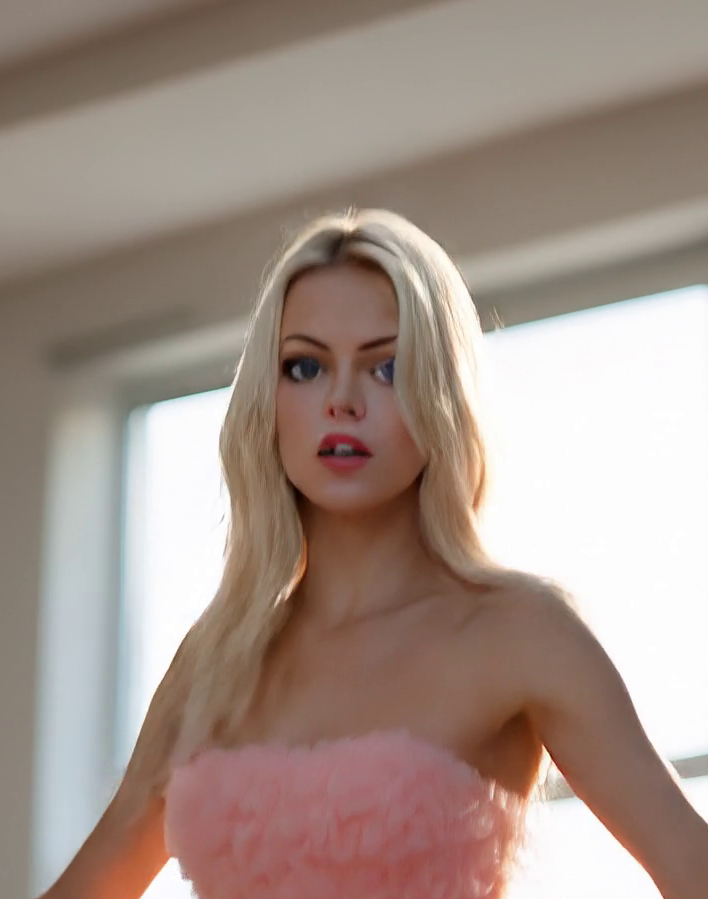
#> input picture ball_reel/fixtures/foreign_face.png, 708 x 899 px, given as the content of the folder fixtures/foreign_face.png, which was not available
$ python style.py --driving fixtures/foreign_face.png
#> lines starting #> are read from the running program, lines starting #| are printed output that depends on the picture; pictures that were not available may be replaced by others from this repository, and a replacement may not be noted
"""Подражание драйвингу: снять стиль с настоящего видео и надеть на выход.

ЗАЧЕМ ЭТОТ МОДУЛЬ. Личность приходит из фотографии, и вместе с личностью
приходит ВИД этой фотографии. Референс в наборе — рекламный кадр с ретушью, и
результат наследует именно его: высокий микроконтраст, вылизанная кожа,
насыщенный цвет. На глаз это читается как «похоже на фото, но стерильно», и
жалоба верна.

Промтом это не лечится по существу. Промт торгуется с личностью за одни и те же
токены: редакция, просившая `no makeup` и `blemishes`, дала нужный жанр и увела
лицо с 0.217 до 0.304 при баре 0.30 (замерено, три кадра, nanobanana-2). Стиль,
взятый ПОСЛЕ генерации, не стоит сходства вовсе: он не участвует в рисовании.

ЧИСЛА, НА КОТОРЫХ ЭТО СТОИТ. Три облака, снятые по пикселям, без моделей
(512x512, чтобы разрешение не решало за нас):

    ось            драйвинг (n=16)   генератор nb2 (n=4)   рефка (n=1)
    контраст       0.190 .. 0.201    0.295 .. 0.317        0.191
    детальность    0.98  .. 1.39     5.87  .. 8.65         4.61
    зерно          7.55  .. 8.63     20.9  .. 25.1         14.3

Облака НЕ ПЕРЕКРЫВАЮТСЯ ни по одной из трёх осей — между ними разрыв, а не
размытая граница, и потому здесь есть что мерить и чем судить. Направление
обратно интуиции: драйвинг не «лучше детализирован», он в семь раз МЯГЧЕ. То,
что читается как вылизанность, — это избыток микроконтраста, а не недостаток
деталей.

ГЛАВНОЕ ОГРАНИЧЕНИЕ, И ОНО ЗАМЕЧЕНО ГЛАЗОМ, А НЕ ЧИСЛОМ. Мягкость здесь
достигается гауссом, а гаусс — это РАСФОКУС. Он честно сводит детальность
(20.8 -> 1.18 при цели 1.153) и так же честно выглядит как несведённый фокус,
потому что видео отличается от вылизанной картинки не отсутствием резкости, а
НАЛИЧИЕМ ЗЕРНА. Это видно и в числах: зерно после подгонки 13.4 против 7.8 у
драйвинга — единственная ось, которая не сходится, и не сходится она потому,
что гаусс давит зерно вместе с деталью, а не вместо неё.

Правильный инструмент здесь — избирательный шумодав плюс добавленное зерно, то
есть разделение полос, а не одно сглаживание на всё. Пока этого нет, ступень
`--style` в прогоне ВЫКЛЮЧЕНА по умолчанию, и включать её ради вида не следует.
Модуль оставлен потому, что его ЗАМЕР (три облака, разрыв между ними) верен и
нужен независимо от того, чем потом чинить.

ЧЕГО ЭТОТ МОДУЛЬ НЕ ДЕЛАЕТ, и это надо сказать вслух. Он сводит СТАТИСТИКИ, а
не стиль. Направление света, характер оптики, композиция, цветовая схема сцены
остаются какими вышли. Кадр, снятый в другом зале при другом свете, после
подгонки будет иметь тот же контраст и ту же мягкость — и по-прежнему будет
другим кадром. Это честная граница метода, а не недоделка: за композицию
отвечает ControlNet, за свет — промт, здесь только фактура.

Воспроизвести числа:

    python3 -m ball_reel.style --driving demo/kit/driving --frame КАДР
"""

from __future__ import annotations

from pathlib import Path

#: Сторона, к которой приводится кадр перед замером. Детальность и зерно —
#: величины НА ПИКСЕЛЬ, и сравнивать 1024 с 736 без приведения значит сравнивать
#: разрешения, а не стили. Квадрат берётся намеренно: пропорции здесь не
#: измеряются, а растяжение одинаково искажает оба сравниваемых кадра.
MEASURE_SIDE = 512

#: Оси, по которым идёт подгонка. Порядок важен: яркость и контраст правятся
#: линейно и не трогают частоты, а мягкость правится сглаживанием и меняет обе
#: предыдущие — значит она последняя.
AXES = ("brightness", "contrast", "saturation", "detail", "noise")

#: Во сколько раз позволено промахнуться по оси, чтобы считать «совпало». Взято
#: НЕ с потолка: разрыв между облаками по детальности — 1.39 против 5.87, то
#: есть в 4.2 раза, по зерну 8.63 против 20.9, то есть в 2.4. Допуск 1.5
#: помещается внутрь обоих разрывов с запасом и потому различает облака, а не
#: сглаживает их. Порог, не лежащий в разрыве, был бы украшением.
TOLERANCE = 1.5


def measure(path) -> dict | None:
    """Кадр -> пять чисел стиля. None — файл не прочитался.

    Ни одна величина не берётся из запроса и ни одна не требует модели: это
    арифметика над пикселями, и потому она одинакова на любой машине.
    """
#> called with path = '_only/foreign_face.png'
    try:
        import numpy as np
        from PIL import Image

        with Image.open(path) as im:
#> im is the input picture: PIL image 708x899 RGB; mean R, G, B 164.3, 146.8, 137.5
            small = im.convert("RGB").resize(
                (MEASURE_SIDE, MEASURE_SIDE), Image.BICUBIC)
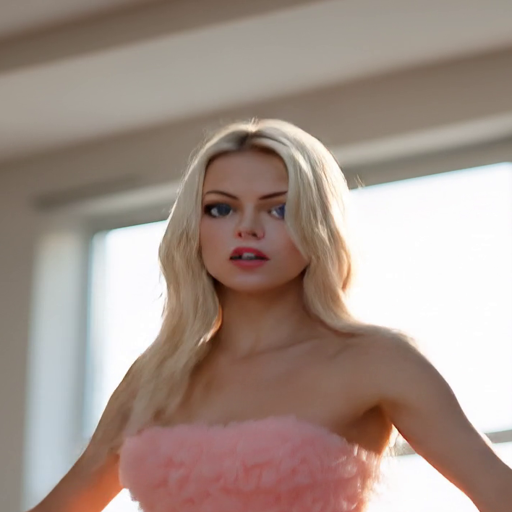
#> small: PIL image 512x512 RGB; mean R, G, B 164.3, 146.8, 137.5
            a = np.asarray(small, dtype="float64")
    except Exception:  # noqa: BLE001
        return None
    if a.size == 0:
        return None
    return _stats(a)


def _stats(a) -> dict:
    """Массив HxWx3 в 0..255 -> пять чисел. Отдельно, чтобы тестировать без диска."""
    import numpy as np

    r, g, b = a[..., 0], a[..., 1], a[..., 2]
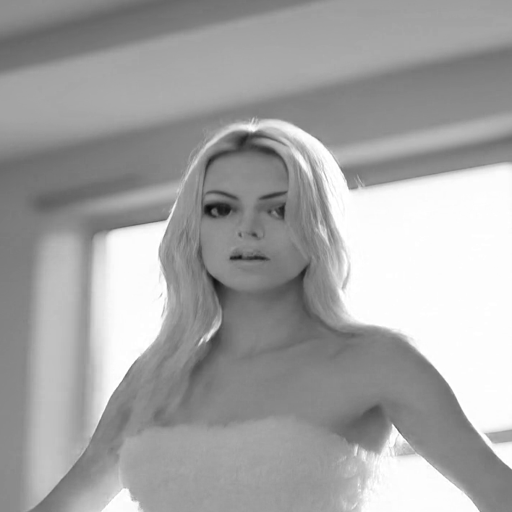
#> r: shape (512, 512) float64; min 11, max 255, mean 164.3
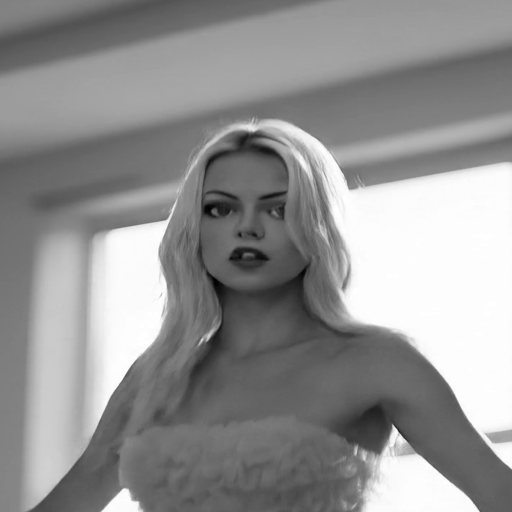
#> g: shape (512, 512) float64; min 0, max 255, mean 146.8
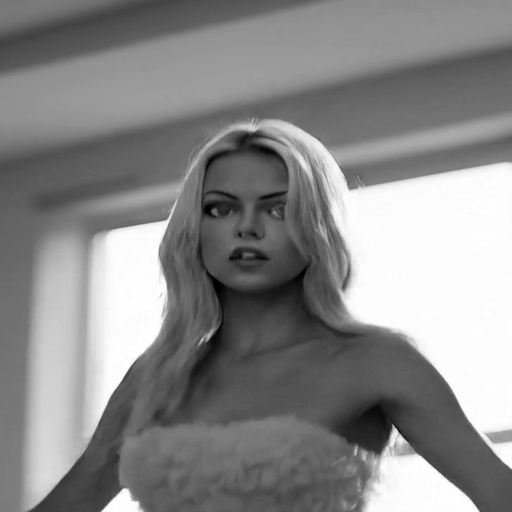
#> b: shape (512, 512) float64; min 0, max 255, mean 137.5
    lum = (0.299 * r + 0.587 * g + 0.114 * b) / 255.0
    mx, mn = a.max(axis=2), a.min(axis=2)
    sat = np.where(mx > 1e-9, (mx - mn) / np.maximum(mx, 1e-9), 0.0)
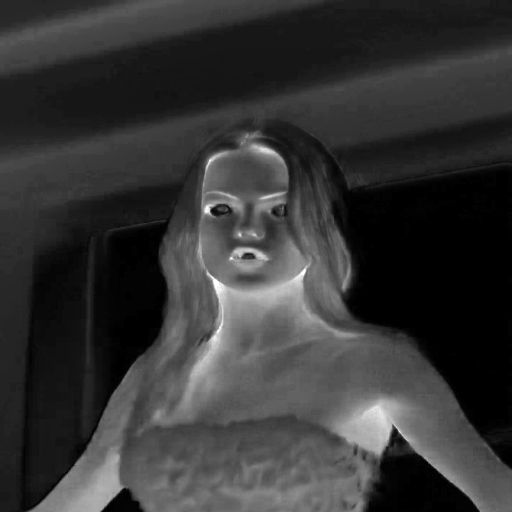
#> sat: shape (512, 512) float64; min 0, max 1, mean 0.21
    # Лапласиан 3x3 — отклик на высокие частоты. Дисперсия отклика есть
    # классическая мера резкости; медианное абсолютное отклонение того же
    # отклика — РОБАСТНАЯ оценка зерна. Робастная нужна потому, что обычная
    # дисперсия считает края объектов, а не шум: кадр с забором окажется
    # «шумным», ничего шумного не имея.
    k = lum
    lap = (4 * k[1:-1, 1:-1] - k[:-2, 1:-1] - k[2:, 1:-1]
           - k[1:-1, :-2] - k[1:-1, 2:])
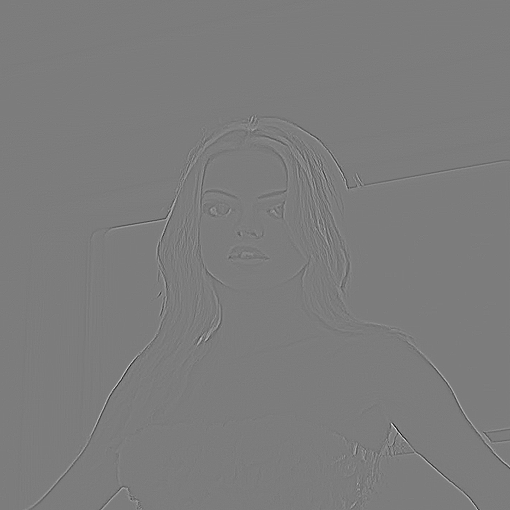
#> lap: shape (510, 510) float64; min -0.83, max 0.868, mean 5.86e-06; drawn with min black and max white
    mad = float(np.median(np.abs(lap - np.median(lap))))
#> mad = 0.00392
    return {"brightness": float(lum.mean()),
            "contrast": float(lum.std()),
            "saturation": float(sat.mean()),
            "detail": float(lap.var()) * 1e3,
            "noise": 1.4826 * mad * 1e3,
            "warm": (float(r.mean() / b.mean()) if b.mean() > 1e-9 else None)}


def profile(frames: list) -> dict:
    """Несколько кадров драйвинга -> облако стиля (медиана и границы).

    МЕДИАНА, А НЕ СРЕДНЕЕ. Один пересвеченный или смазанный кадр видео — обычное
    дело, и среднее он утащит за собой. Границы хранятся не для красоты: по ним
    видно, насколько облако узкое, а узость облака — единственное основание
    считать, что у видео вообще ЕСТЬ единый стиль.
    """
    rows = [m for m in (measure(f) for f in frames) if m]
#> rows = 1 item
    if not rows:
        return {"ok": False, "n": 0,
                "note": "ни одного читаемого кадра драйвинга: подражать нечему"}
    out: dict = {"ok": True, "n": len(rows), "axes": {}}
    for axis in AXES:
        v = sorted(x[axis] for x in rows if x.get(axis) is not None)
        if not v:
            continue
        out["axes"][axis] = {"p50": v[len(v) // 2], "min": v[0], "max": v[-1],
                             "spread": (v[-1] / v[0]) if v[0] > 1e-9 else None}
#> this loop made 5 passes
#> v on passes 1 to 5: [0.592], [0.217], [0.21], [0.937], [5.81]
#> after the loop, out = 3 items
    return out


# [157 lines left out: functions distance, _linear, match, not called in this run]


def main(argv: list) -> int:
    import argparse
    import glob

    ap = argparse.ArgumentParser(
        prog="ball_reel.style",
        description="снять стиль с драйвинга и надеть его на кадр")
    ap.add_argument("--driving", required=True,
                    help="каталог кадров драйвинга — образец фактуры")
    ap.add_argument("--frame", default="", help="кадр, который подгонять")
    ap.add_argument("--out", default="", help="куда класть подогнанный кадр")
    args = ap.parse_args(argv)

    frames = sorted(glob.glob(f"{args.driving}/*.jpg")
                    + glob.glob(f"{args.driving}/*.png"))
    prof = profile(frames)
#> prof = 3 items
    if not prof["ok"]:
        print(prof["note"])
        return 1
    print(f"драйвинг: {prof['n']} кадров")
#| драйвинг: 1 кадров
    for axis, band in prof["axes"].items():
        print(f"  {axis:<11} p50={band['p50']:.3f}  "
              f"({band['min']:.3f} .. {band['max']:.3f})")
#> this loop made 5 passes
#> (axis, band) on passes 1 to 5: ('brightness', {'p50': 0.592, 'min': 0.592, 'max': 0.592, 'spread': 1}), ('contrast', {'p50': 0.217, 'min': 0.217, 'max': 0.217, 'spread': 1}), ('saturation', {'p50': 0.21, 'min': 0.21, 'max': 0.21, 'spread': 1}), ('detail', {'p50': 0.937, 'min': 0.937, 'max': 0.937, 'spread': 1}), ('noise', {'p50': 5.81, 'min': 5.81, 'max': 5.81, 'spread': 1})
#|   brightness  p50=0.592  (0.592 .. 0.592)
#|   contrast    p50=0.217  (0.217 .. 0.217)
#|   saturation  p50=0.210  (0.210 .. 0.210)
#|   detail      p50=0.937  (0.937 .. 0.937)
#|   noise       p50=5.814  (5.814 .. 5.814)

    if not args.frame:
        return 0
    stats = measure(args.frame)
    if not stats:
        print(f"не прочитался кадр {args.frame}")
        return 1
    d = distance(stats, prof)
    print(f"\nкадр {args.frame}:")
    for axis, a in d["axes"].items():
        mark = "OK" if a["ok"] else f"мимо в {a['ratio']:.1f} раза"
        print(f"  {axis:<11} {a['have']:8.3f} против {a['want']:8.3f}  {mark}")

    if args.out:
        print()
        match(args.frame, prof, args.out, verbose=True)
        print(f"\nподогнано: {args.out} — смотреть ГЛАЗАМИ: сведены "
              f"СТАТИСТИКИ, а не свет и композиция")
    return 0


if __name__ == "__main__":
    import sys

    raise SystemExit(main(sys.argv[1:]))
#> (the program exits here)
